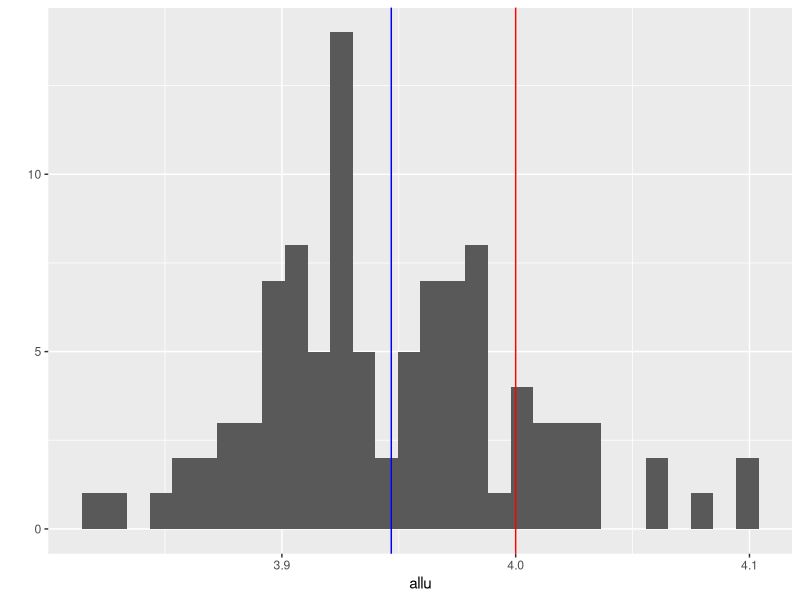

Write the R code that produced this figure.

# Standard error of the sample mean (with normality assumption)
# Standard error of the sample mean (WITHOUT normality assumption)

n <- 1000
mymean <- 4
mysd <- 2
myx <- rnorm(n, mean = mymean, sd = mysd)

B <- 100
allu <- numeric(B)
for(b in seq(B)) {
  x <- sample(myx, size = n, replace = TRUE) 
  allu[b] <- mean(x)
}

se_bootstrap <- sd(allu)
se_theo <- mysd / sqrt(n)

print(paste(se_bootstrap, " - ", se_theo, sep = ""))

library(ggplot2)
qplot(allu) + geom_vline(xintercept=mean(myx), col='blue') +
  geom_vline(xintercept=mymean, col='red')

# Standard error of the sample median (with normality assumption)

# Standard error of the sample median (WITHOUT normality assumption)



store <- rep(NA, 100000)
for(i in seq(100000)){
  store[i] <- sum(sample(1:100, replace = TRUE) == 4) >0
}
print(mean(store))
